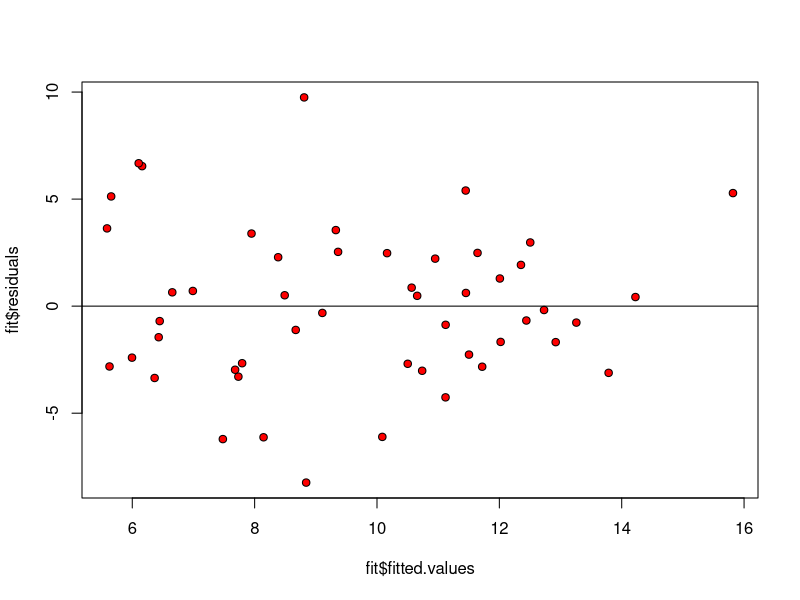
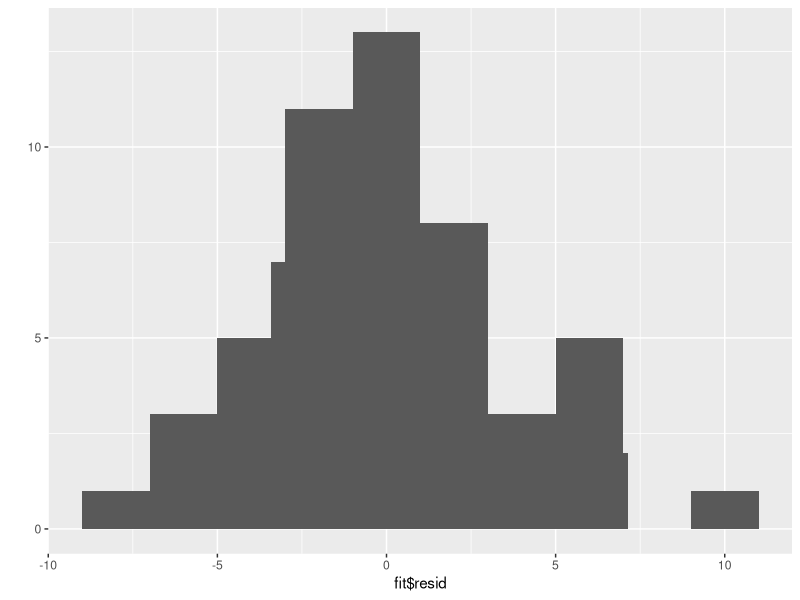
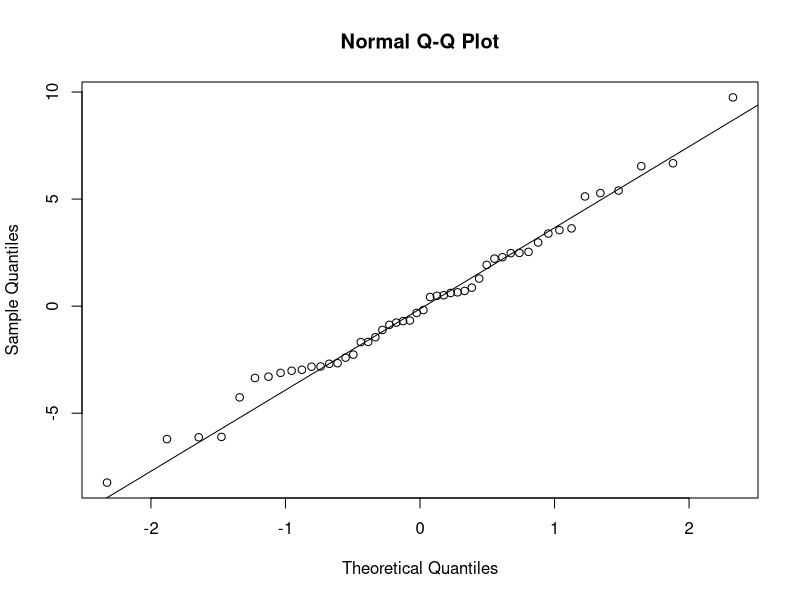
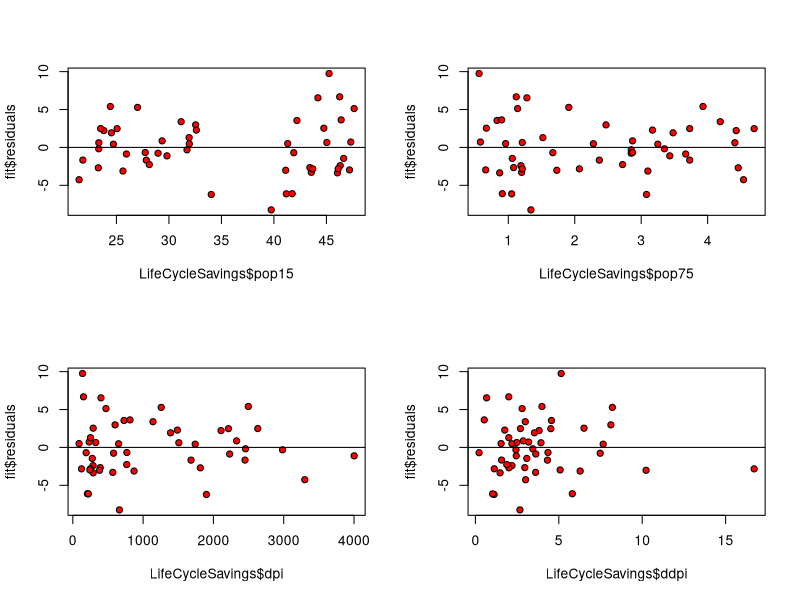
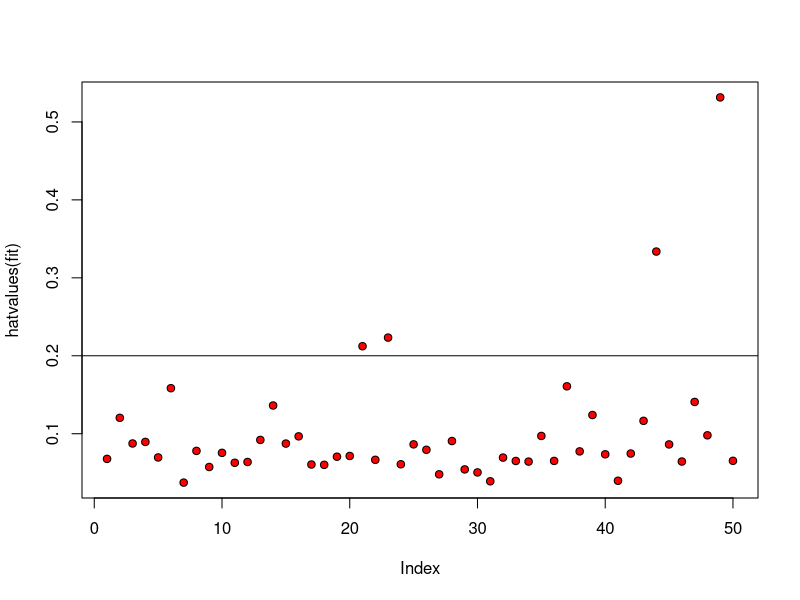
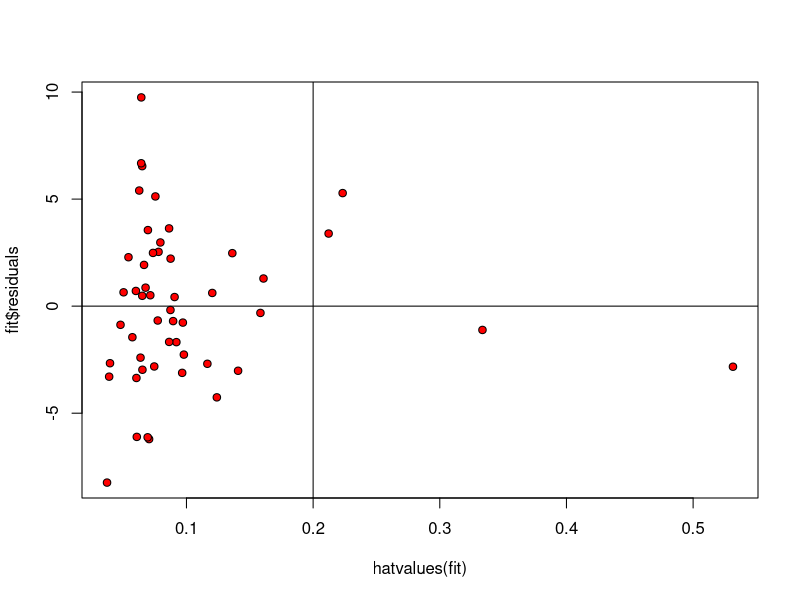
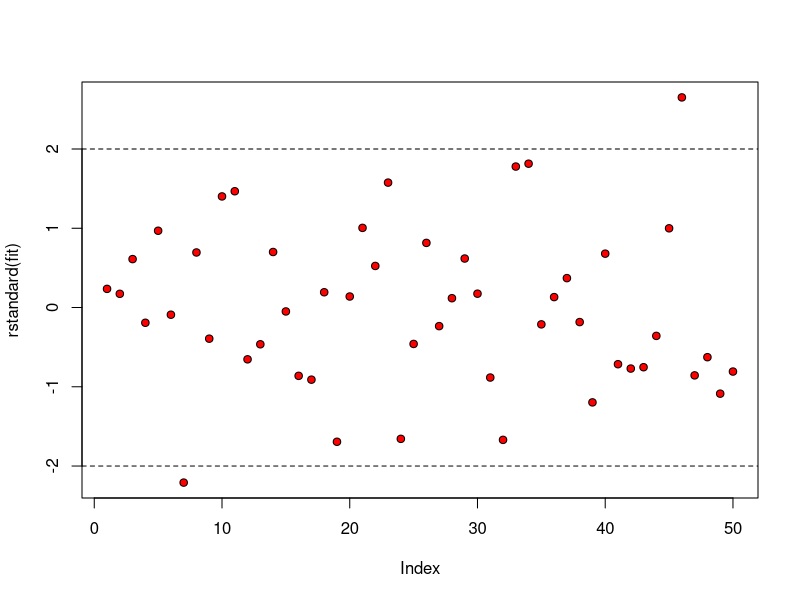
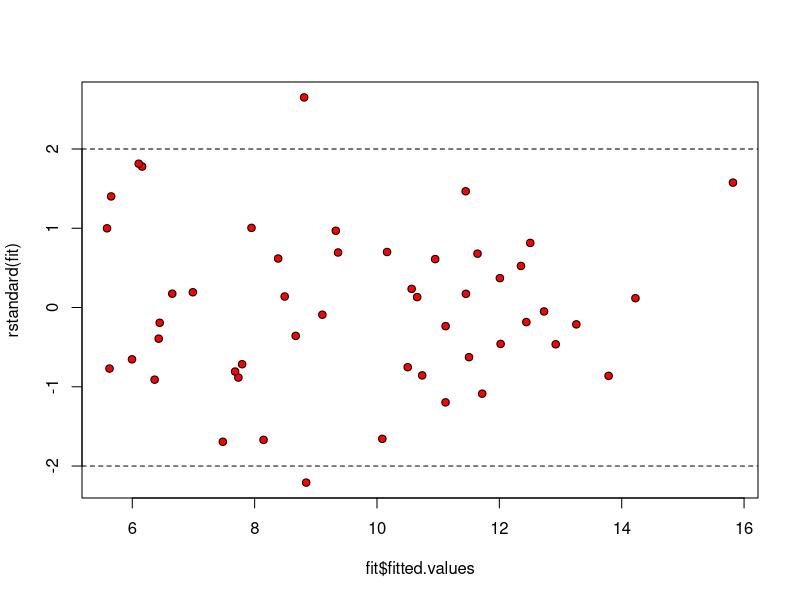

These figures' R source, in order:
#ISE 5103 R script for introducing multiple linear regression diagnostics
#Author: Charles Nicholson
#October 2015


library(car)      #for some extra diagnostic tools
library(ggplot2)  #for plotting


#example using the LifeCycleSavings data
data(LifeCycleSavings)

#basic linear model
fit<-lm(data=LifeCycleSavings,sr ~ pop15 + pop75 + dpi + ddpi)
summary(fit)


#test for non-constant variance
ncvTest(fit)


#residual plot
plot(fit$fitted.values,fit$residuals, col = "black", pch = 21, bg = "red") 
abline(h=0)

#histogram of residuals
qplot(fit$resid) + geom_histogram(binwidth=2)

#qq plot of residuals
qqnorm(fit$resid)
qqline(fit$resid)

# partial residual plots
par(mfrow=c(2,2))
plot(LifeCycleSavings$pop15,fit$residuals, col = "black", pch = 21, bg = "red") 
abline(h=0)
plot(LifeCycleSavings$pop75,fit$residuals, col = "black", pch = 21, bg = "red") 
abline(h=0)
plot(LifeCycleSavings$dpi,fit$residuals, col = "black", pch = 21, bg = "red") 
abline(h=0)
plot(LifeCycleSavings$ddpi,fit$residuals, col = "black", pch = 21, bg = "red") 
abline(h=0)
dev.off()


#index leverage plot
plot(hatvalues(fit),col = "black", pch = 21, bg = "red")      #index plot of leverages
abline(h=2*5/50)

hatvalues(fit)[hatvalues(fit)>0.2]

#plot residuals vs. hatvalues
plot(hatvalues(fit),fit$residuals,col = "black", pch = 21, bg = "red")    #leverages and residuals
abline(h=0,v=2*5/50)

#standardized residuals (index plot) ----- 
plot(rstandard(fit),col = "black", pch = 21, bg = "red")      # index standardized residual plot
abline(h=c(-2,2), lty = 2)

#we can interactively identify points
identify(1:50,rstandard(fit),labels=names(fit$fitted.values))  #interactive click and identify points


#standardized residuals vs. fitted values ----- 
plot(fit$fitted.values,rstandard(fit),col = "black", pch = 21, bg = "red")      #standardized residuals and fitted values
abline(h=c(-2,2), lty = 2)

identify(fit$fitted.values,rstandard(fit),labels=names(fit$fitted.values))


# studentized residuals vs. fitted values ---------
plot(fit$fitted.values,rstudent(fit),col = "black", pch = 21, bg = "red")      #standardized residuals and fitted values
abline(h=c(-2,2), lty = 2)                                                     # FYI -- in this case it looks almost the same as the previous plot
identify(fit$fitted.values,rstandard(fit),labels=names(fit$fitted.values))

#outlier test from car package
outlierTest(fit)


#studentized residals vs. Cook's D
plot(cooks.distance(fit),rstudent(fit),col = "black", pch = 21, bg = "red")

# automatic plots from R for linear models
plot(fit)


# several influence measures
influence.measures(fit)

# influence plot from car package
influencePlot(fit)

# residual plots from car package
residualPlots(fit)

#variation inflation factor from car package
vif(fit)





